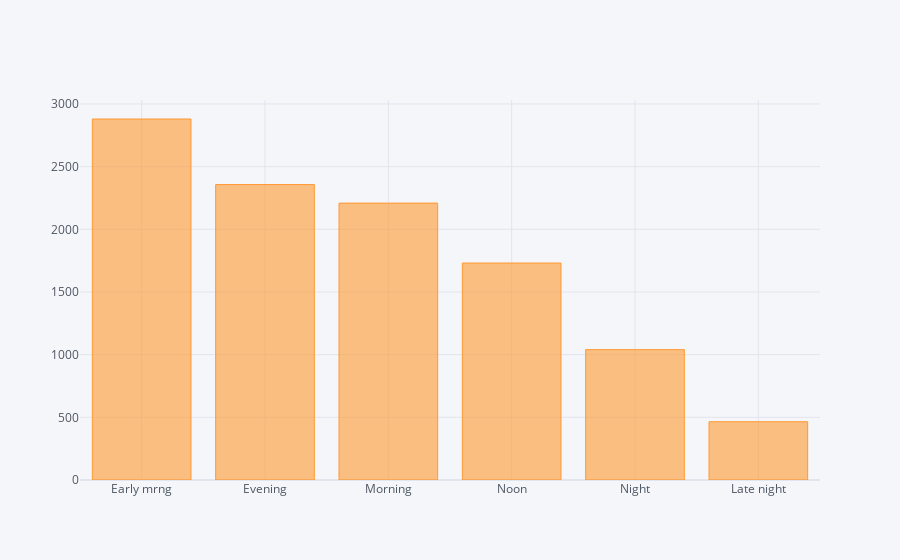

The notebook cell this image was saved under:
### Code cell
data['Dep_Time_hour'].apply(flight_dep_time).value_counts().iplot(kind='bar')

### Figure 1 — Plotly figure (JSON) as saved in the notebook; plotly's stock layout.template omitted (floating-point values rounded to 4 significant figures)
{"data": [{"marker": {"color": "rgba(255, 153, 51, 0.6)", "line": {"color": "rgba(255, 153, 51, 1.0)", "width": 1}}, "name": "Dep_Time_hour", "orientation": "v", "text": "", "x": ["Early mrng", "Evening", "Morning", "Noon", "Night", "Late night"], "y": [2880, 2357, 2209, 1731, 1040, 465], "type": "bar"}], "layout": {"legend": {"bgcolor": "#F5F6F9", "font": {"color": "#4D5663"}}, "paper_bgcolor": "#F5F6F9", "plot_bgcolor": "#F5F6F9", "title": {"font": {"color": "#4D5663"}}, "xaxis": {"gridcolor": "#E1E5ED", "showgrid": true, "tickfont": {"color": "#4D5663"}, "title": {"font": {"color": "#4D5663"}, "text": ""}, "zerolinecolor": "#E1E5ED"}, "yaxis": {"gridcolor": "#E1E5ED", "showgrid": true, "tickfont": {"color": "#4D5663"}, "title": {"font": {"color": "#4D5663"}, "text": ""}, "zerolinecolor": "#E1E5ED"}}}
